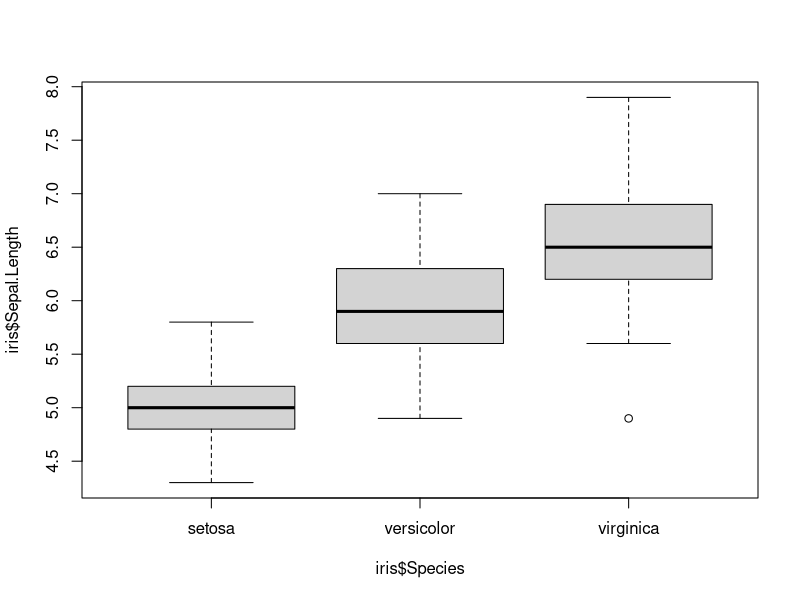
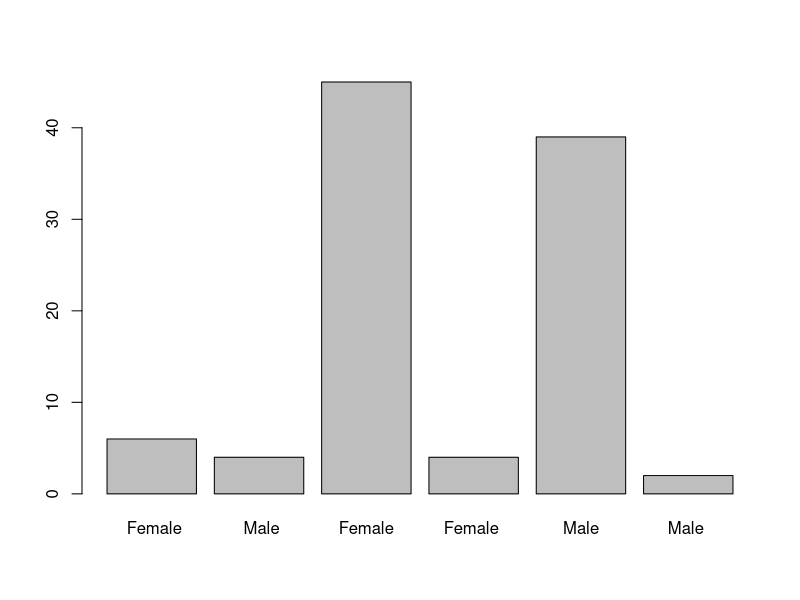
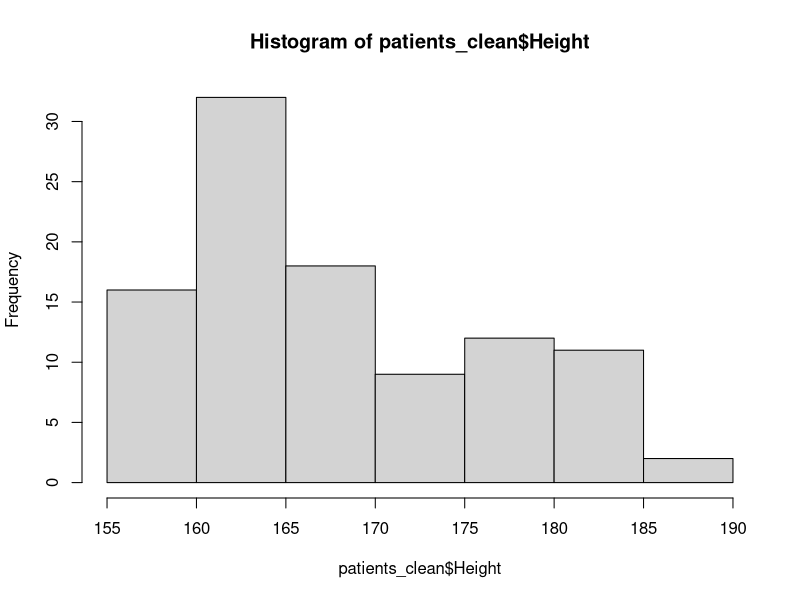

Reproduce these figures in R, in order.
## ---- chunk 1
iris
## ---- chunk 2
boxplot(iris$Sepal.Length~iris$Species)
## ---- chunk 3
mod <- aov(iris$Petal.Length~iris$Species)
anova(mod)
## ---- chunk 4
untidy <- read.delim("tidyr-example.txt")
untidy
## ---- chunk 5
library(tidyr)
gather(untidy, Treatment, Result, c(treatmenta,treatmentb))
## ---- chunk 6
gather(untidy, Treatment, Result, -Name)
## ---- chunk 7
gather(untidy, Treatment, Result, 2:3)
## ---- chunk 8
untidy
tidy <- gather(untidy, Treatment, Result, c(treatmenta,treatmentb))
## ---- chunk 9
messyData <- read.delim("clinicalData.txt")
messyData
## ---- chunk 10
### Your answer here...

## ---- chunk 11
## Example of spread and separate

## ---- chunk 12
patients <- read.delim("patient-data.txt")
## ---- chunk 13
library(dplyr)
patients <- tbl_df(patients)
patients
## ---- chunk 14
glimpse(patients)
## ---- chunk 15
patients$Name
## ---- chunk 16
patients[,c("Name","Race")]
## ---- chunk 17
select(patients, Name)
## ---- chunk 18
select(patients, Name, Race)
## ---- chunk 19
select(patients, -Name)
## ---- chunk 20
select(patients, Name:Sex)
## ---- chunk 21
select(patients, starts_with("Grade"))
## ---- chunk 22
### Your answer here, or in 2.dplyr-intro-exercises.Rmd ## 

## ---- chunk 23
barplot(table(patients$Sex))
## ---- chunk 24
### Print the variable as a character string and show the number of characters in each entry ###
patients$Sex
nchar(as.character(patients$Sex))
## ---- chunk 25
library(stringr)
str_trim(patients$Sex)
## ---- chunk 26
mutate(patients, Sex2 = str_trim(Sex))
mutate(patients, Sex = str_trim(Sex))
## ---- chunk 27
patients_clean <- mutate(patients, Sex = factor(str_trim(Sex)))
patients_clean
## ---- chunk 28
select(patients,Height)
## ---- chunk 29
mutate(patients_clean, Height= str_replace_all(Height,pattern = "cm",""))
## ---- chunk 30
patients_clean <- mutate(patients_clean, Height= as.numeric(str_replace_all(Height,pattern = "cm","")))
hist(patients_clean$Height)
## ---- chunk 31

## Your answer here or 2.dplyr-intro-exercises.Rmd

## ---- chunk 32
str_pad(patients$ID,pad = "0",width=15)
patients_clean <- mutate(patients_clean, ID=str_pad(ID,pad = "0",width=15))
## ---- chunk 33
patients_clean <- mutate(patients, Sex = factor(str_trim(Sex)),ID=str_pad(ID,pad = "0",width=15))
## ---- chunk 34
str_sub(patients$ID, 1,2)
str_sub(patients$ID, 4,5)
## ---- chunk 35
str_to_lower(patients$Pet)
str_to_upper(patients$Name)
str_to_title(patients$Name)
## ---- chunk 36
select(patients_clean, ID,Name,Date.Entered.Study)
## ---- chunk 37
library(tidyr)
## Currently missing values are represented as a blank string
patients_clean$Date.Entered.Study == ""
## Turn the column into a character
patients_clean <- mutate(patients_clean, Date.Entered.Study = as.character(Date.Entered.Study))
## Replace the blank strings with an NA
patients_clean <- mutate(patients_clean, Date.Entered.Study = ifelse(Date.Entered.Study == "", NA,Date.Entered.Study))
## Now fill will happily fill the missing values for us
patients_clean <- fill(patients_clean,Date.Entered.Study)
select(patients_clean, ID,Name,Date.Entered.Study)
## ---- chunk 38
str_sub(patients$Birth,1,4)
## ---- chunk 39
library(lubridate)
year(patients$Birth)
month(patients$Birth)
## ---- chunk 40

dob <- ymd(patients$Birth)
today <- ymd("20160509")
age <- interval(dob, today) 
as.period(age)

patients_clean <- mutate(patients_clean, Age = year(as.period(age)))
patients_clean
